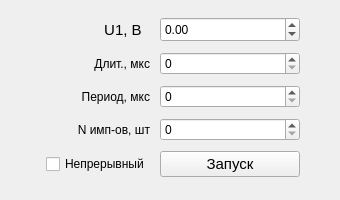
<?xml version="1.0" encoding="UTF-8"?>
<ui version="4.0">
 <class>Form</class>
 <widget class="QWidget" name="Form">
  <property name="geometry">
   <rect>
    <x>0</x>
    <y>0</y>
    <width>340</width>
    <height>200</height>
   </rect>
  </property>
  <property name="sizePolicy">
   <sizepolicy hsizetype="Expanding" vsizetype="Expanding">
    <horstretch>0</horstretch>
    <verstretch>0</verstretch>
   </sizepolicy>
  </property>
  <property name="minimumSize">
   <size>
    <width>340</width>
    <height>200</height>
   </size>
  </property>
  <property name="windowTitle">
   <string>Form</string>
  </property>
  <layout class="QVBoxLayout" name="verticalLayout">
   <property name="spacing">
    <number>0</number>
   </property>
   <property name="topMargin">
    <number>5</number>
   </property>
   <property name="rightMargin">
    <number>5</number>
   </property>
   <property name="bottomMargin">
    <number>5</number>
   </property>
   <item>
    <layout class="QGridLayout" name="gridLayout_meas" rowstretch="0,0,0,0,0" columnstretch="0,0,0,0,0">
     <property name="sizeConstraint">
      <enum>QLayout::SetDefaultConstraint</enum>
     </property>
     <property name="leftMargin">
      <number>5</number>
     </property>
     <property name="topMargin">
      <number>0</number>
     </property>
     <property name="rightMargin">
      <number>5</number>
     </property>
     <property name="bottomMargin">
      <number>5</number>
     </property>
     <property name="spacing">
      <number>10</number>
     </property>
     <item row="1" column="1">
      <widget class="QLabel" name="label_2">
       <property name="styleSheet">
        <string notr="true">font: 11pt &quot;MS Shell Dlg 2&quot;;</string>
       </property>
       <property name="text">
        <string>Длит., мкс</string>
       </property>
       <property name="alignment">
        <set>Qt::AlignRight|Qt::AlignTrailing|Qt::AlignVCenter</set>
       </property>
      </widget>
     </item>
     <item row="4" column="1">
      <widget class="QCheckBox" name="checkBox_cont_mode">
       <property name="styleSheet">
        <string notr="true">font: 11pt &quot;MS Shell Dlg 2&quot;;</string>
       </property>
       <property name="text">
        <string>Непрерывный</string>
       </property>
       <property name="checked">
        <bool>false</bool>
       </property>
      </widget>
     </item>
     <item row="4" column="2">
      <widget class="QPushButton" name="pushButton_start">
       <property name="sizePolicy">
        <sizepolicy hsizetype="Preferred" vsizetype="Fixed">
         <horstretch>0</horstretch>
         <verstretch>0</verstretch>
        </sizepolicy>
       </property>
       <property name="minimumSize">
        <size>
         <width>140</width>
         <height>25</height>
        </size>
       </property>
       <property name="font">
        <font>
         <family>MS Shell Dlg 2</family>
         <pointsize>11</pointsize>
         <weight>50</weight>
         <italic>false</italic>
         <bold>false</bold>
        </font>
       </property>
       <property name="styleSheet">
        <string notr="true">font: 11pt &quot;MS Shell Dlg 2&quot;;</string>
       </property>
       <property name="text">
        <string>Запуск</string>
       </property>
      </widget>
     </item>
     <item row="0" column="1">
      <widget class="QLabel" name="label_58">
       <property name="minimumSize">
        <size>
         <width>100</width>
         <height>0</height>
        </size>
       </property>
       <property name="font">
        <font>
         <family>MS Shell Dlg 2</family>
         <pointsize>11</pointsize>
         <weight>50</weight>
         <italic>false</italic>
         <bold>false</bold>
        </font>
       </property>
       <property name="styleSheet">
        <string notr="true">font: 11pt &quot;MS Shell Dlg 2&quot;;</string>
       </property>
       <property name="text">
        <string>U1, В  </string>
       </property>
       <property name="alignment">
        <set>Qt::AlignRight|Qt::AlignTrailing|Qt::AlignVCenter</set>
       </property>
      </widget>
     </item>
     <item row="4" column="4">
      <spacer name="horizontalSpacer">
       <property name="orientation">
        <enum>Qt::Horizontal</enum>
       </property>
       <property name="sizeHint" stdset="0">
        <size>
         <width>40</width>
         <height>20</height>
        </size>
       </property>
      </spacer>
     </item>
     <item row="4" column="0">
      <spacer name="horizontalSpacer_40">
       <property name="orientation">
        <enum>Qt::Horizontal</enum>
       </property>
       <property name="sizeHint" stdset="0">
        <size>
         <width>40</width>
         <height>20</height>
        </size>
       </property>
      </spacer>
     </item>
     <item row="3" column="1">
      <widget class="QLabel" name="label_4">
       <property name="styleSheet">
        <string notr="true">font: 11pt &quot;MS Shell Dlg 2&quot;;</string>
       </property>
       <property name="text">
        <string>N имп-ов, шт</string>
       </property>
       <property name="alignment">
        <set>Qt::AlignRight|Qt::AlignTrailing|Qt::AlignVCenter</set>
       </property>
      </widget>
     </item>
     <item row="2" column="1">
      <widget class="QLabel" name="label_3">
       <property name="styleSheet">
        <string notr="true">font: 11pt &quot;MS Shell Dlg 2&quot;;</string>
       </property>
       <property name="text">
        <string>Период, мкс</string>
       </property>
       <property name="alignment">
        <set>Qt::AlignRight|Qt::AlignTrailing|Qt::AlignVCenter</set>
       </property>
      </widget>
     </item>
     <item row="0" column="2">
      <widget class="QDoubleSpinBox" name="doubleSpinBox_U1">
       <property name="minimumSize">
        <size>
         <width>120</width>
         <height>25</height>
        </size>
       </property>
       <property name="minimum">
        <double>-200.000000000000000</double>
       </property>
       <property name="maximum">
        <double>200.000000000000000</double>
       </property>
       <property name="singleStep">
        <double>0.100000000000000</double>
       </property>
      </widget>
     </item>
     <item row="3" column="2">
      <widget class="QSpinBox" name="spinBox_N">
       <property name="minimum">
        <number>0</number>
       </property>
       <property name="maximum">
        <number>100</number>
       </property>
      </widget>
     </item>
     <item row="2" column="2">
      <widget class="QDoubleSpinBox" name="doubleSpinBox_T">
       <property name="decimals">
        <number>0</number>
       </property>
       <property name="maximum">
        <double>50000.000000000000000</double>
       </property>
      </widget>
     </item>
     <item row="1" column="2">
      <widget class="QDoubleSpinBox" name="doubleSpinBox_dur">
       <property name="decimals">
        <number>0</number>
       </property>
       <property name="maximum">
        <double>50000.000000000000000</double>
       </property>
      </widget>
     </item>
    </layout>
   </item>
  </layout>
 </widget>
 <resources/>
 <connections/>
</ui>
